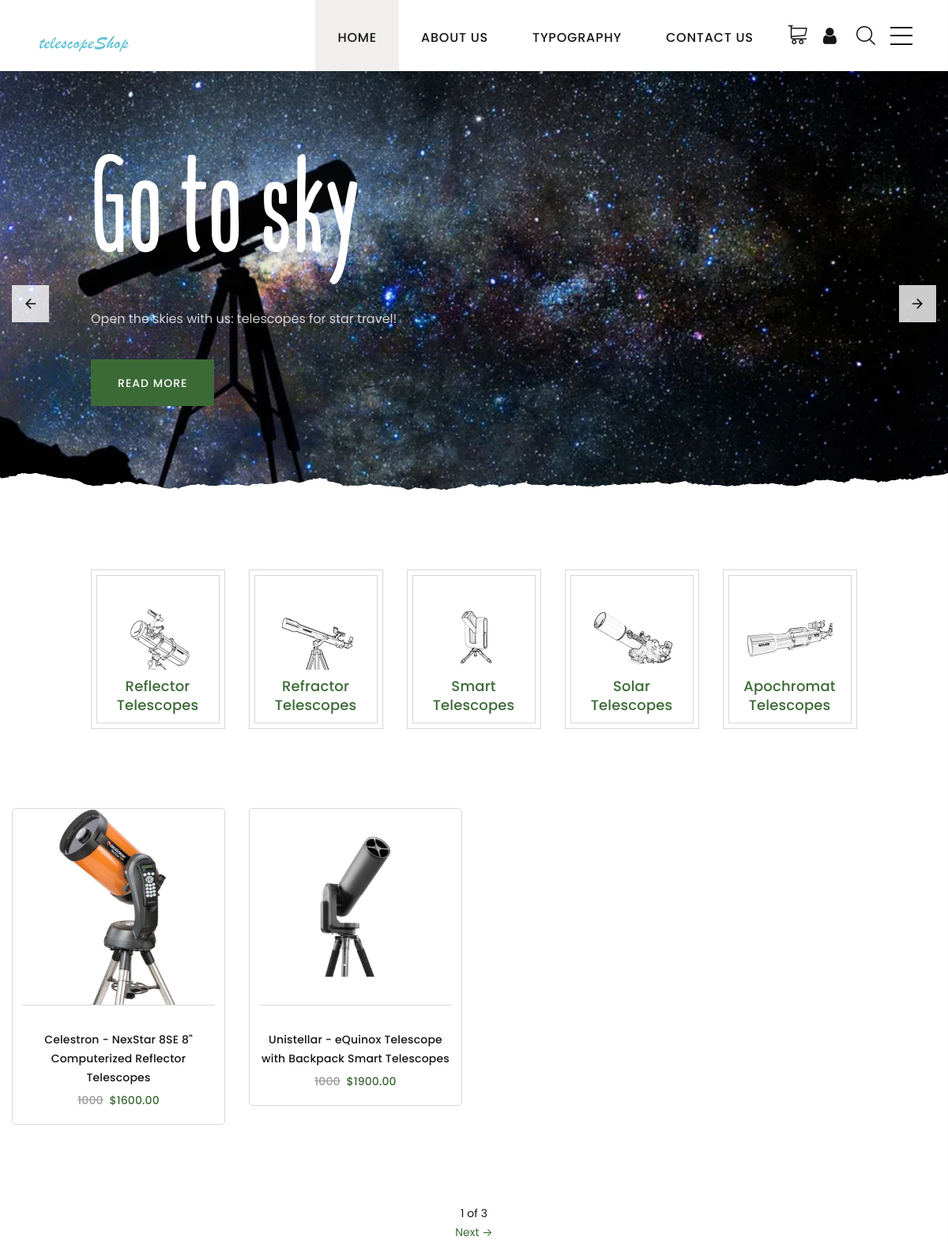
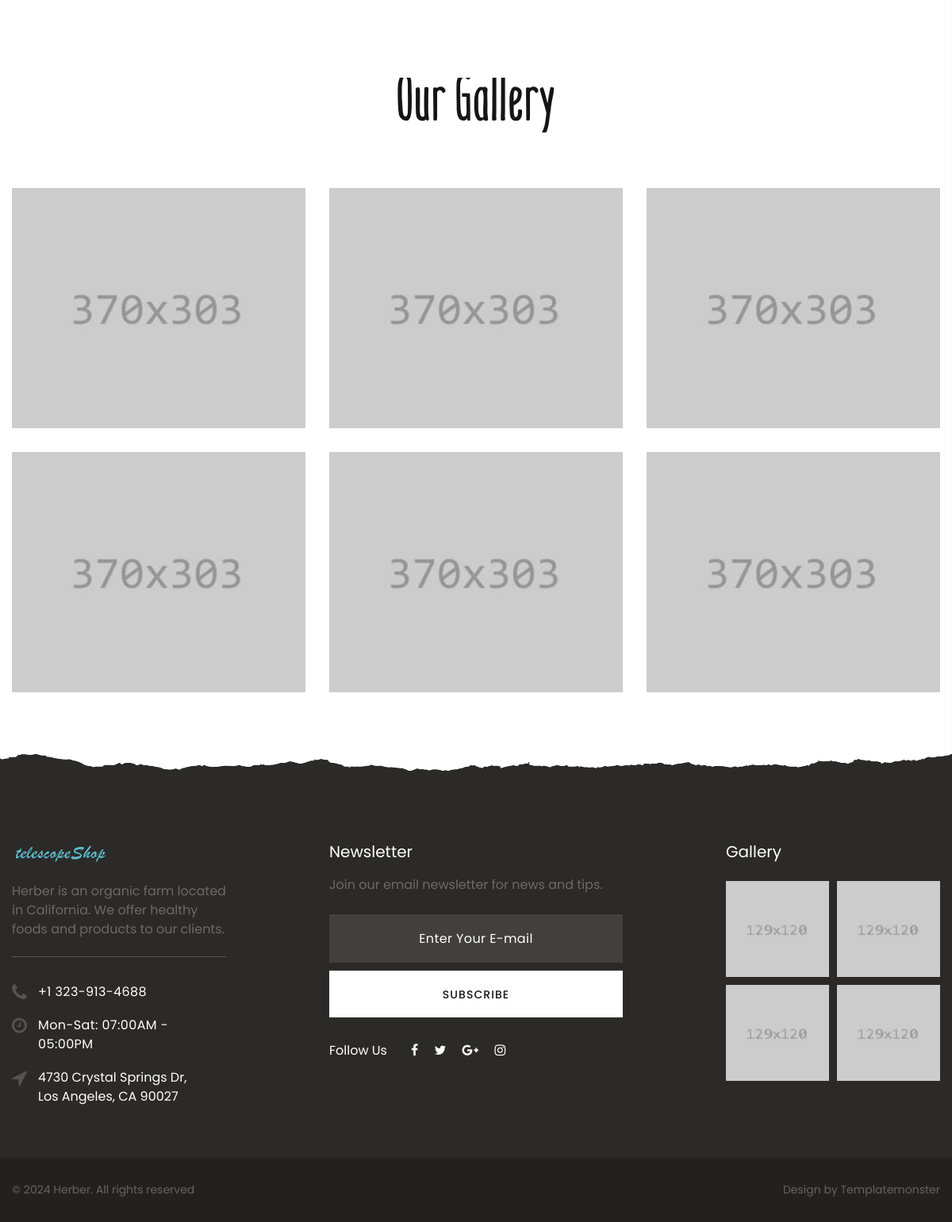
/market/, run on the app's committed database (2 pictures, top to bottom).
### market/models.py (models this page shows, shortened)
class Category(models.Model):
    name = models.CharField(max_length=50, verbose_name="Name")
    def __str__(self):
        return self.name
    class Meta:
        verbose_name = "Category"
        verbose_name_plural = "Categories"

class Product(models.Model):
    category = models.ForeignKey(Category, on_delete=models.CASCADE, verbose_name="Category")
    brand = models.ForeignKey(Brand, on_delete=models.CASCADE, verbose_name="Brand")
    model = models.CharField(max_length=100, verbose_name="Model")
    price = models.DecimalField(max_digits=10, decimal_places=2, verbose_name="Price")
    details = models.TextField(verbose_name="Details")
    specifications = models.TextField(verbose_name="Specifications")
    def __str__(self):
        return f"{self.brand.name} - {self.model} {self.category}"
    class Meta:
        verbose_name = "Product"
        verbose_name_plural = "Products"

class PhotoProduct(models.Model):
    product = models.ForeignKey(Product, on_delete=models.CASCADE, related_name="prod_img")
    photo = models.ImageField(upload_to="image_prod")

class Brand(models.Model):
    name = models.CharField(max_length=50, verbose_name="Name")
    country = models.CharField(max_length=50, verbose_name="Country")
    class Meta:
        verbose_name = "Brand"
        verbose_name_plural = "Brands"

### market/views.py (the view)
# urls.py: path("", views.index, name="index"),
def index(request):
    products = Product.objects.all()
    all_categories = Category.objects.all()
    photo = PhotoProduct.objects.all()
    cart = get_customer_cart(request)
    paginator = Paginator(products, 2)
    page = request.GET.get('page')
    try:
        products = paginator.page(page)
    except PageNotAnInteger:
        products = paginator.page(1)
    except EmptyPage:
        products = paginator.page(paginator.num_pages)
    context = {"cart": cart, "products": products, "all_categories": all_categories, "photo": photo}
    return render(request, "market/index.html", context)

### templates/market/index.html (shortened to what this page needs)
{% extends 'market/base.html' %}
{% block content %}
{% load static %}
<section class="section swiper-container swiper-slider swiper-slider-modern" data-loop="true" data-autoplay="10000"
         data-simulate-touch="true" data-nav="true" data-slide-effect="fade">
    <div class="swiper-wrapper text-left">
        <div class="swiper-slide context-dark"
             data-slide-bg="{% static 'market/images/myImg/telescope-silhouette-against-scenic-night-sky-ldy5ujr2fjlzz2ik.jpg' %}">
            <div class="swiper-slide-caption">
                <div class="container">
                    <div class="row justify-content-center justify-content-xxl-start">
                        <div class="col-md-10 col-xxl-6">
                            <div class="slider-modern-box">
                                <h1 class="slider-modern-title"><span data-caption-animate="slideInDown"
                                                                      data-caption-delay="0">Go to sky</span></h1>
                                <p data-caption-animate="fadeInRight" data-caption-delay="400">Open the skies with us:
                                    telescopes for star travel!</p>
                                <div class="oh button-wrap"><a class="button button-primary button-ujarak"
                                                               href="about-us.html" data-caption-animate="slideInLeft"
                                                               data-caption-delay="400">Read more</a></div>
                            </div>
                        </div>
                    </div>
                </div>
            </div>
        </div>
        <div class="swiper-slide context-dark" data-slide-bg="{% static 'market/images/myImg/spacee-scaled.jpg'%}">
            <div class="swiper-slide-caption">
                <div class="container">
                    <div class="row justify-content-center justify-content-xxl-start">
                        <div class="col-md-10 col-xxl-6">
                            <div class="slider-modern-box">
                                <h1 class="slider-modern-title"></h1>
                                <div class="oh button-wrap"></div>
                            </div>
                        </div>
                    </div>
                </div>
            </div>
        </div>
    </div>
    <div class="swiper-button-prev"></div>
    <div class="swiper-button-next"></div>
</section>
<section class="section section-md bg-default section-top-image">
    <div class="container">
        <div class="row row-30 justify-content-center">
            {% for category in all_categories %}
            <div class="col-4 col-sm-4 col-lg-2 wow fadeInRight" data-wow-delay="0s">
                <article class="box-icon-ruby">
                    <div class="unit box-icon-ruby-body flex-column flex-sm-column text-md-center flex-lg-column align-items-center text-lg-center flex-xl-column text-xl-center">
                        <div class="unit-left">
                            {% if category.name == 'Reflector Telescopes' %}
                            <div class="box-icon-ruby-icon linearicons-reflector"></div>
                            {% elif category.name == 'Refractor Telescopes' %}
                            <div class="box-icon-ruby-icon linearicons-refractor"></div>
                            {% elif category.name == 'Smart Telescopes' %}
                            <div class="box-icon-ruby-icon linearicons-smart"></div>
                            {% elif category.name == 'Solar Telescopes' %}
                            <div class="box-icon-ruby-icon linearicons-solar"></div>
                            {% elif category.name == 'Apochromat Telescopes' %}
                            <div class="box-icon-ruby-icon linearicons-apochromat"></div>
                            {% endif%}
                        </div>
                        <div class="unit-body">
                            <h6 class="box-icon-ruby-title"><a href="{% url 'categories' cat_id=category.id%}">{{category.name}}</a>
                            </h6>
                        </div>
                    </div>
                </article>
            </div>
            {%endfor%}
        </div>
    </div>
</section>
<section class="section section-md bg-default">
    <div class="container">
        <div class="row row-40 justify-content-center">
            <div class="col-md-8 col-lg-12">
                <div class="row row-30 justify-content-left">
                    {%for product in products %}
                    <div class="col-sm-6 col-md-6 col-lg-3">
                        <div class="oh-desktop">
                            <article class="product product-2 box-ordered-item wow slideInRight" data-wow-delay=0s">
                                <div class="unit flex-lg-column">
                                    <div class="unit-left">
                                        <div class="product-figure"><img src="{{ product.prod_img.first.photo.url }}"
                                                                         alt=""
                                                                         width="800" height="800"/>
                                        </div>
                                    </div>
                                    <div class="unit-body">
                                        <h6 class="product-title"><a href="{% url 'product' prod_pk=product.pk%}">{{product}}</a>
                                        </h6>
                                        <div class="product-price-wrap">
                                            <div class="product-price product-price-old">1000</div>
                                            <div class="product-price">${{ product.price }}</div>
                                        </div>
                                    </div>
                                </div>
                            </article>
                        </div>
                    </div>
                    {%endfor%}
                </div>
            </div>
        </div>
    </div>
</section>
<section class="section section-md bg-default n-top-image">
    {% include "market/pagination.html" with page=products %}
</section>
<section class="section section-md bg-default section-top-image">
    <div class="container">
        <div class="oh h2-title">
            <h2 class="wow slideInUp" data-wow-delay="0s">Our Gallery</h2>
        </div>
        <div class="row row-30" data-lightgallery="group">
            <div class="col-sm-6 col-lg-4">
                <div class="oh-desktop">
                    <article class="thumbnail thumbnail-mary thumbnail-sm wow slideInLeft" data-wow-delay="0s">
                        <div class="thumbnail-mary-figure"><img
                                src="{% static 'market/images/grid-gallery-1-370x303.jpg'%}" alt=""
                                width="370" height="303"/>
                        </div>
                        <div class="thumbnail-mary-caption">
                        </div>
                    </article>
                </div>
            </div>
            <div class="col-sm-6 col-lg-4">
                <div class="oh-desktop">
                    <article class="thumbnail thumbnail-mary thumbnail-sm wow slideInUp" data-wow-delay=".1s">
                        <div class="thumbnail-mary-figure"><img
                                src="{% static 'market/images/grid-gallery-2-370x303.jpg'%}" alt=""
                                width="370" height="303"/>
                        </div>
                        <div class="thumbnail-mary-caption">
                        </div>
                    </article>
                </div>
            </div>
            <div class="col-sm-6 col-lg-4">
                <div class="oh-desktop">
                    <article class="thumbnail thumbnail-mary thumbnail-sm wow slideInRight" data-wow-delay=".0s">
                        <div class="thumbnail-mary-figure"><img
                                src="{% static 'market/images/grid-gallery-3-370x303.jpg'%}" alt=""
                                width="370" height="303"/>
                        </div>
                        <div class="thumbnail-mary-caption">
                        </div>
                    </article>
                </div>
            </div>
            <div class="col-sm-6 col-lg-4">
                <div class="oh-desktop">
                    <article class="thumbnail thumbnail-mary thumbnail-sm wow slideInUp" data-wow-delay=".1s">
                        <div class="thumbnail-mary-figure"><img
                                src="{% static 'market/images/grid-gallery-4-370x303.jpg'%}" alt=""
                                width="370" height="303"/>
                        </div>
                        <div class="thumbnail-mary-caption">
                        </div>
                    </article>
                </div>
            </div>
            <div class="col-sm-6 col-lg-4">
                <div class="oh-desktop">
                    <article class="thumbnail thumbnail-mary thumbnail-sm wow slideInLeft" data-wow-delay="0s">
                        <div class="thumbnail-mary-figure"><img
                                src="{% static 'market/images/grid-gallery-5-370x303.jpg'%}" alt=""
                                width="370" height="303"/>
                        </div>
                        <div class="thumbnail-mary-caption">
                        </div>
                    </article>
                </div>
            </div>
            <div class="col-sm-6 col-lg-4">
                <div class="oh-desktop">
                    <article class="thumbnail thumbnail-mary thumbnail-sm wow slideInDown" data-wow-delay=".1s">
                        <div class="thumbnail-mary-figure"><img
                                src="{% static 'market/images/grid-gallery-6-370x303.jpg'%}" alt=""
                                width="370" height="303"/>
                        </div>
                        <div class="thumbnail-mary-caption">
                        </div>
                    </article>
                </div>
            </div>
        </div>
    </div>
</section>
{% endblock %}

### data on the page
Category: name "Reflector Telescopes"
Category: name "Refractor Telescopes"
Category: name "Smart Telescopes"
Category: name "Solar Telescopes"
Category: name "Apochromat Telescopes"
Product: prod_img.first.photo (picture), brand+model+category "Celestron - NexStar 8SE 8\" Computerized Reflector Telescopes", price "1600.00"
Product: prod_img.first.photo (picture), brand+model+category "Unistellar - eQuinox Telescope with Backpack Smart Telescopes", price "1900.00"

### other printed values
{{ page.number }} "1"
{{ page.paginator.num_pages }} "3"
